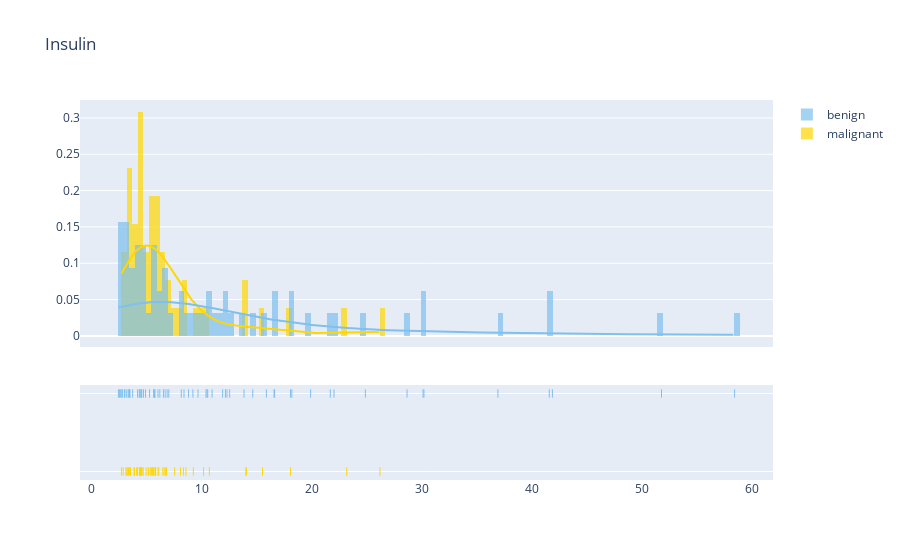
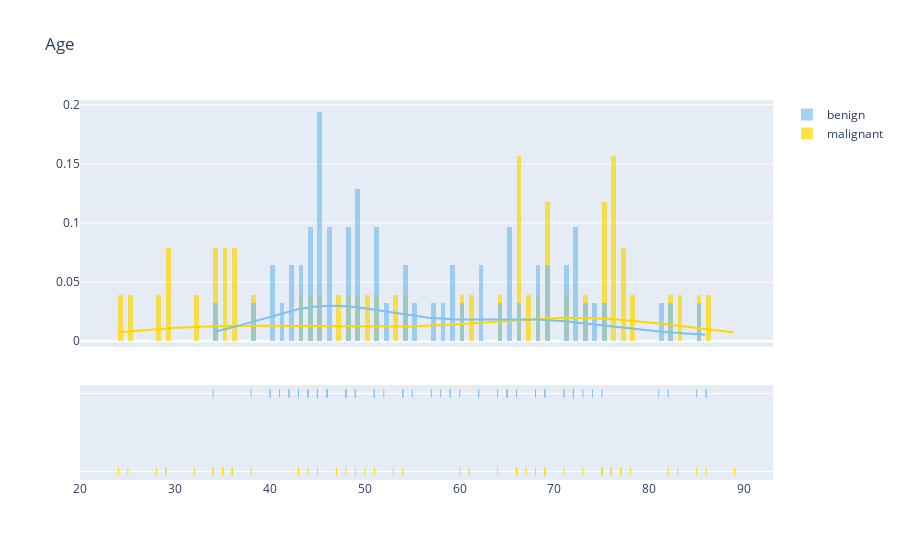
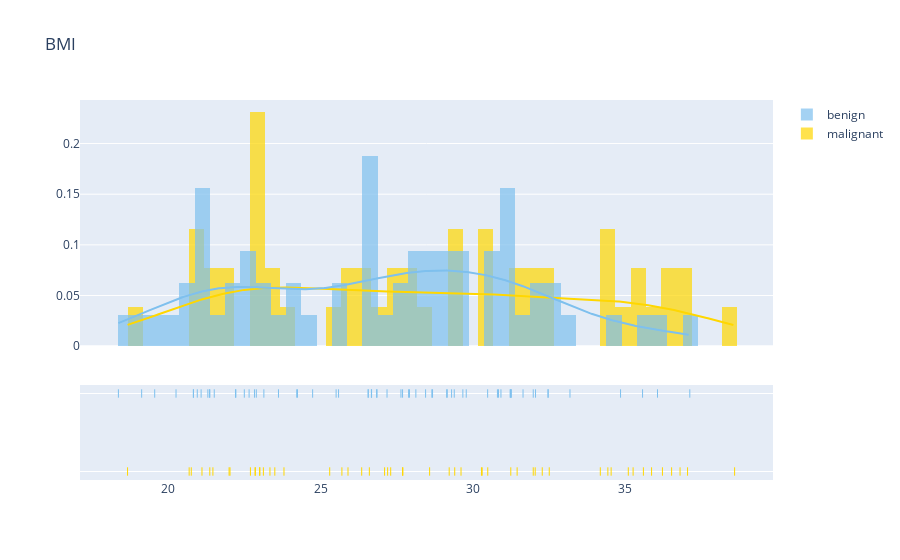
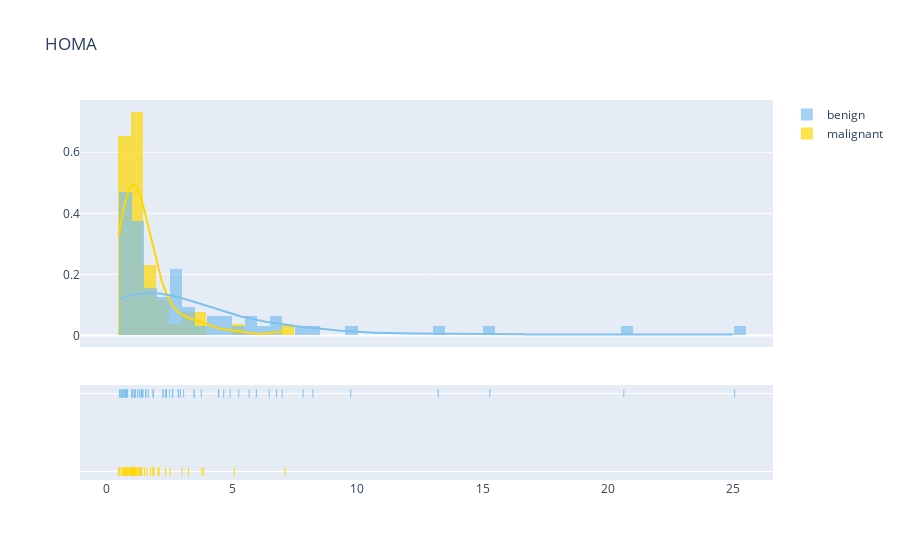

The cell these charts' notebook holds for them, in order:
### Code cell
plot_distribution('Insulin', .5)
plot_distribution('Age', .5)
plot_distribution('BMI', .5)
plot_distribution('HOMA', .5)
plot_distribution('Leptin', .5)
plot_distribution('Adiponectin', .5)
plot_distribution('Resistin', .5)
plot_distribution('MCP.1', .5)

### Figure 1 — Plotly figure (JSON) as saved in the notebook; plotly's stock layout.template omitted (floating-point values rounded to 4 significant figures; data arrays with more than 128 entries replaced by an {"elided": "..."} marker saying what was removed)
{"data": [{"autobinx": false, "histnorm": "probability density", "legendgroup": "malignant", "marker": {"color": "#FFD700"}, "name": "malignant", "opacity": 0.7, "type": "histogram", "x": [8.079, 4.952, 6.703, 4.376, 5.81, 3.115, 5.138, 4.58, 5.819, 3.226, 5.43, 4.427, 23.19, 4.462, 4.345, 26.21, 4.53, 4.69, 2.869, 6.107, 10.7, 3.855, 5.782, 6.76, 8.576, 5.197, 6.59, 8.34, 10.18, 4.498, 4.09, 14.07, 9.245, 15.53, 3.549, 3.508, 6.042, 5.663, 14.03, 6.817, 6.47, 3.35, 5.646, 5.376, 3.469, 3.881, 4.181, 18.08, 3.226, 7.553, 5.537, 2.707], "xaxis": "x", "xbins": {"end": 26.21, "size": 0.5, "start": 2.707}, "yaxis": "y"}, {"autobinx": false, "histnorm": "probability density", "legendgroup": "benign", "marker": {"color": "#7EC0EE"}, "name": "benign", "opacity": 0.7, "type": "histogram", "x": [12.3, 5.73, 16.64, 4.56, 30.13, 4.364, 13.85, 51.81, 3.42, 15.89, 4.328, 12.55, 2.64, 9.669, 3.33, 3.188, 11.91, 18.08, 2.432, 24.89, 4.902, 58.46, 7.01, 10.39, 4.713, 2.54, 28.68, 5.636, 3.73, 2.74, 10.55, 6.524, 3.44, 8.15, 5.7, 21.7, 6.862, 6.683, 9.208, 5.75, 41.89, 18.2, 6.2, 14.65, 12.16, 5.261, 8.808, 36.94, 3.012, 4.172, 16.58, 2.999, 10.95, 3.482, 30.21, 4.42, 41.61, 10.49, 8.396, 2.82, 19.91, 4.53, 6.03, 22.03], "xaxis": "x", "xbins": {"end": 58.46, "size": 0.5, "start": 2.432}, "yaxis": "y"}, {"legendgroup": "malignant", "marker": {"color": "#FFD700"}, "mode": "lines", "name": "malignant", "showlegend": false, "type": "scatter", "x": {"elided": "500 float values"}, "xaxis": "x", "y": {"elided": "500 float values"}, "yaxis": "y"}, {"legendgroup": "benign", "marker": {"color": "#7EC0EE"}, "mode": "lines", "name": "benign", "showlegend": false, "type": "scatter", "x": {"elided": "500 float values"}, "xaxis": "x", "y": {"elided": "500 float values"}, "yaxis": "y"}, {"legendgroup": "malignant", "marker": {"color": "#FFD700", "symbol": "line-ns-open"}, "mode": "markers", "name": "malignant", "showlegend": false, "type": "scatter", "x": [8.079, 4.952, 6.703, 4.376, 5.81, 3.115, 5.138, 4.58, 5.819, 3.226, 5.43, 4.427, 23.19, 4.462, 4.345, 26.21, 4.53, 4.69, 2.869, 6.107, 10.7, 3.855, 5.782, 6.76, 8.576, 5.197, 6.59, 8.34, 10.18, 4.498, 4.09, 14.07, 9.245, 15.53, 3.549, 3.508, 6.042, 5.663, 14.03, 6.817, 6.47, 3.35, 5.646, 5.376, 3.469, 3.881, 4.181, 18.08, 3.226, 7.553, 5.537, 2.707], "xaxis": "x", "y": ["malignant", "malignant", "malignant", "malignant", "malignant", "malignant", "malignant", "malignant", "malignant", "malignant", "malignant", "malignant", "malignant", "malignant", "malignant", "malignant", "malignant", "malignant", "malignant", "malignant", "malignant", "malignant", "malignant", "malignant", "malignant", "malignant", "malignant", "malignant", "malignant", "malignant", "malignant", "malignant", "malignant", "malignant", "malignant", "malignant", "malignant", "malignant", "malignant", "malignant", "malignant", "malignant", "malignant", "malignant", "malignant", "malignant", "malignant", "malignant", "malignant", "malignant", "malignant", "malignant"], "yaxis": "y2"}, {"legendgroup": "benign", "marker": {"color": "#7EC0EE", "symbol": "line-ns-open"}, "mode": "markers", "name": "benign", "showlegend": false, "type": "scatter", "x": [12.3, 5.73, 16.64, 4.56, 30.13, 4.364, 13.85, 51.81, 3.42, 15.89, 4.328, 12.55, 2.64, 9.669, 3.33, 3.188, 11.91, 18.08, 2.432, 24.89, 4.902, 58.46, 7.01, 10.39, 4.713, 2.54, 28.68, 5.636, 3.73, 2.74, 10.55, 6.524, 3.44, 8.15, 5.7, 21.7, 6.862, 6.683, 9.208, 5.75, 41.89, 18.2, 6.2, 14.65, 12.16, 5.261, 8.808, 36.94, 3.012, 4.172, 16.58, 2.999, 10.95, 3.482, 30.21, 4.42, 41.61, 10.49, 8.396, 2.82, 19.91, 4.53, 6.03, 22.03], "xaxis": "x", "y": ["benign", "benign", "benign", "benign", "benign", "benign", "benign", "benign", "benign", "benign", "benign", "benign", "benign", "benign", "benign", "benign", "benign", "benign", "benign", "benign", "benign", "benign", "benign", "benign", "benign", "benign", "benign", "benign", "benign", "benign", "benign", "benign", "benign", "benign", "benign", "benign", "benign", "benign", "benign", "benign", "benign", "benign", "benign", "benign", "benign", "benign", "benign", "benign", "benign", "benign", "benign", "benign", "benign", "benign", "benign", "benign", "benign", "benign", "benign", "benign", "benign", "benign", "benign", "benign"], "yaxis": "y2"}], "layout": {"barmode": "overlay", "hovermode": "closest", "legend": {"traceorder": "reversed"}, "title": {"text": "Insulin"}, "xaxis": {"anchor": "y2", "domain": [0.0, 1.0], "zeroline": false}, "yaxis": {"anchor": "free", "domain": [0.35, 1], "position": 0.0}, "yaxis2": {"anchor": "x", "domain": [0, 0.25], "dtick": 1, "showticklabels": false}}}

### Figure 2 — Plotly figure (JSON) as saved in the notebook; plotly's stock layout.template omitted (floating-point values rounded to 4 significant figures; data arrays with more than 128 entries replaced by an {"elided": "..."} marker saying what was removed)
{"data": [{"autobinx": false, "histnorm": "probability density", "legendgroup": "malignant", "marker": {"color": "#FFD700"}, "name": "malignant", "opacity": 0.7, "type": "histogram", "x": [75, 75, 50, 35, 29, 83, 60, 77, 67, 49, 69, 64, 43, 85, 36, 76, 34, 89, 47, 24, 69, 51, 38, 45, 28, 75, 36, 71, 53, 82, 25, 76, 66, 66, 86, 78, 66, 29, 32, 35, 76, 73, 69, 76, 34, 77, 66, 61, 68, 44, 54, 48], "xaxis": "x", "xbins": {"end": 89.0, "size": 0.5, "start": 24.0}, "yaxis": "y"}, {"autobinx": false, "histnorm": "probability density", "legendgroup": "benign", "marker": {"color": "#7EC0EE"}, "name": "benign", "opacity": 0.7, "type": "histogram", "x": [49, 65, 55, 45, 60, 51, 45, 85, 46, 44, 43, 57, 49, 81, 45, 59, 54, 82, 40, 49, 45, 44, 75, 71, 45, 48, 48, 73, 54, 51, 43, 66, 45, 68, 64, 34, 59, 69, 44, 46, 40, 71, 68, 65, 48, 38, 69, 46, 74, 42, 58, 42, 72, 62, 52, 72, 86, 65, 49, 72, 86, 62, 51, 41], "xaxis": "x", "xbins": {"end": 86.0, "size": 0.5, "start": 34.0}, "yaxis": "y"}, {"legendgroup": "malignant", "marker": {"color": "#FFD700"}, "mode": "lines", "name": "malignant", "showlegend": false, "type": "scatter", "x": {"elided": "500 float values"}, "xaxis": "x", "y": {"elided": "500 float values"}, "yaxis": "y"}, {"legendgroup": "benign", "marker": {"color": "#7EC0EE"}, "mode": "lines", "name": "benign", "showlegend": false, "type": "scatter", "x": {"elided": "500 float values"}, "xaxis": "x", "y": {"elided": "500 float values"}, "yaxis": "y"}, {"legendgroup": "malignant", "marker": {"color": "#FFD700", "symbol": "line-ns-open"}, "mode": "markers", "name": "malignant", "showlegend": false, "type": "scatter", "x": [75, 75, 50, 35, 29, 83, 60, 77, 67, 49, 69, 64, 43, 85, 36, 76, 34, 89, 47, 24, 69, 51, 38, 45, 28, 75, 36, 71, 53, 82, 25, 76, 66, 66, 86, 78, 66, 29, 32, 35, 76, 73, 69, 76, 34, 77, 66, 61, 68, 44, 54, 48], "xaxis": "x", "y": ["malignant", "malignant", "malignant", "malignant", "malignant", "malignant", "malignant", "malignant", "malignant", "malignant", "malignant", "malignant", "malignant", "malignant", "malignant", "malignant", "malignant", "malignant", "malignant", "malignant", "malignant", "malignant", "malignant", "malignant", "malignant", "malignant", "malignant", "malignant", "malignant", "malignant", "malignant", "malignant", "malignant", "malignant", "malignant", "malignant", "malignant", "malignant", "malignant", "malignant", "malignant", "malignant", "malignant", "malignant", "malignant", "malignant", "malignant", "malignant", "malignant", "malignant", "malignant", "malignant"], "yaxis": "y2"}, {"legendgroup": "benign", "marker": {"color": "#7EC0EE", "symbol": "line-ns-open"}, "mode": "markers", "name": "benign", "showlegend": false, "type": "scatter", "x": [49, 65, 55, 45, 60, 51, 45, 85, 46, 44, 43, 57, 49, 81, 45, 59, 54, 82, 40, 49, 45, 44, 75, 71, 45, 48, 48, 73, 54, 51, 43, 66, 45, 68, 64, 34, 59, 69, 44, 46, 40, 71, 68, 65, 48, 38, 69, 46, 74, 42, 58, 42, 72, 62, 52, 72, 86, 65, 49, 72, 86, 62, 51, 41], "xaxis": "x", "y": ["benign", "benign", "benign", "benign", "benign", "benign", "benign", "benign", "benign", "benign", "benign", "benign", "benign", "benign", "benign", "benign", "benign", "benign", "benign", "benign", "benign", "benign", "benign", "benign", "benign", "benign", "benign", "benign", "benign", "benign", "benign", "benign", "benign", "benign", "benign", "benign", "benign", "benign", "benign", "benign", "benign", "benign", "benign", "benign", "benign", "benign", "benign", "benign", "benign", "benign", "benign", "benign", "benign", "benign", "benign", "benign", "benign", "benign", "benign", "benign", "benign", "benign", "benign", "benign"], "yaxis": "y2"}], "layout": {"barmode": "overlay", "hovermode": "closest", "legend": {"traceorder": "reversed"}, "title": {"text": "Age"}, "xaxis": {"anchor": "y2", "domain": [0.0, 1.0], "zeroline": false}, "yaxis": {"anchor": "free", "domain": [0.35, 1], "position": 0.0}, "yaxis2": {"anchor": "x", "domain": [0, 0.25], "dtick": 1, "showticklabels": false}}}

### Figure 3 — Plotly figure (JSON) as saved in the notebook; plotly's stock layout.template omitted (floating-point values rounded to 4 significant figures; data arrays with more than 128 entries replaced by an {"elided": "..."} marker saying what was removed)
{"data": [{"autobinx": false, "histnorm": "probability density", "legendgroup": "malignant", "marker": {"color": "#FFD700"}, "name": "malignant", "opacity": 0.7, "type": "histogram", "x": [25.7, 23.0, 38.58, 30.28, 32.27, 20.69, 26.35, 25.9, 29.61, 22.85, 32.5, 34.53, 34.42, 26.6, 28.58, 27.1, 31.98, 22.7, 22.03, 18.67, 29.4, 27.69, 23.34, 37.04, 35.86, 27.3, 34.17, 30.3, 36.79, 23.12, 22.86, 27.2, 31.45, 36.21, 21.11, 25.3, 27.7, 23.01, 36.51, 35.25, 23.8, 22.0, 35.09, 29.22, 21.47, 35.59, 31.24, 32.04, 21.37, 20.76, 30.48, 23.5], "xaxis": "x", "xbins": {"end": 38.58, "size": 0.5, "start": 18.67}, "yaxis": "y"}, {"autobinx": false, "histnorm": "probability density", "legendgroup": "benign", "marker": {"color": "#7EC0EE"}, "name": "benign", "opacity": 0.7, "type": "histogram", "x": [20.96, 32.05, 31.98, 20.83, 31.23, 19.13, 21.3, 27.69, 20.83, 19.56, 31.25, 34.84, 21.37, 31.64, 26.85, 28.67, 36.05, 31.22, 27.64, 32.46, 23.14, 24.74, 30.48, 25.51, 29.38, 28.12, 32.46, 37.11, 24.22, 22.89, 26.56, 26.56, 20.26, 35.56, 22.22, 24.24, 22.83, 21.51, 27.89, 33.18, 30.84, 27.92, 21.08, 29.67, 31.25, 22.5, 28.44, 22.21, 28.65, 29.3, 29.15, 21.36, 29.14, 22.66, 30.8, 23.62, 26.67, 30.92, 29.78, 25.59, 27.18, 26.84, 18.37, 26.67], "xaxis": "x", "xbins": {"end": 37.11, "size": 0.5, "start": 18.37}, "yaxis": "y"}, {"legendgroup": "malignant", "marker": {"color": "#FFD700"}, "mode": "lines", "name": "malignant", "showlegend": false, "type": "scatter", "x": {"elided": "500 float values"}, "xaxis": "x", "y": {"elided": "500 float values"}, "yaxis": "y"}, {"legendgroup": "benign", "marker": {"color": "#7EC0EE"}, "mode": "lines", "name": "benign", "showlegend": false, "type": "scatter", "x": {"elided": "500 float values"}, "xaxis": "x", "y": {"elided": "500 float values"}, "yaxis": "y"}, {"legendgroup": "malignant", "marker": {"color": "#FFD700", "symbol": "line-ns-open"}, "mode": "markers", "name": "malignant", "showlegend": false, "type": "scatter", "x": [25.7, 23.0, 38.58, 30.28, 32.27, 20.69, 26.35, 25.9, 29.61, 22.85, 32.5, 34.53, 34.42, 26.6, 28.58, 27.1, 31.98, 22.7, 22.03, 18.67, 29.4, 27.69, 23.34, 37.04, 35.86, 27.3, 34.17, 30.3, 36.79, 23.12, 22.86, 27.2, 31.45, 36.21, 21.11, 25.3, 27.7, 23.01, 36.51, 35.25, 23.8, 22.0, 35.09, 29.22, 21.47, 35.59, 31.24, 32.04, 21.37, 20.76, 30.48, 23.5], "xaxis": "x", "y": ["malignant", "malignant", "malignant", "malignant", "malignant", "malignant", "malignant", "malignant", "malignant", "malignant", "malignant", "malignant", "malignant", "malignant", "malignant", "malignant", "malignant", "malignant", "malignant", "malignant", "malignant", "malignant", "malignant", "malignant", "malignant", "malignant", "malignant", "malignant", "malignant", "malignant", "malignant", "malignant", "malignant", "malignant", "malignant", "malignant", "malignant", "malignant", "malignant", "malignant", "malignant", "malignant", "malignant", "malignant", "malignant", "malignant", "malignant", "malignant", "malignant", "malignant", "malignant", "malignant"], "yaxis": "y2"}, {"legendgroup": "benign", "marker": {"color": "#7EC0EE", "symbol": "line-ns-open"}, "mode": "markers", "name": "benign", "showlegend": false, "type": "scatter", "x": [20.96, 32.05, 31.98, 20.83, 31.23, 19.13, 21.3, 27.69, 20.83, 19.56, 31.25, 34.84, 21.37, 31.64, 26.85, 28.67, 36.05, 31.22, 27.64, 32.46, 23.14, 24.74, 30.48, 25.51, 29.38, 28.12, 32.46, 37.11, 24.22, 22.89, 26.56, 26.56, 20.26, 35.56, 22.22, 24.24, 22.83, 21.51, 27.89, 33.18, 30.84, 27.92, 21.08, 29.67, 31.25, 22.5, 28.44, 22.21, 28.65, 29.3, 29.15, 21.36, 29.14, 22.66, 30.8, 23.62, 26.67, 30.92, 29.78, 25.59, 27.18, 26.84, 18.37, 26.67], "xaxis": "x", "y": ["benign", "benign", "benign", "benign", "benign", "benign", "benign", "benign", "benign", "benign", "benign", "benign", "benign", "benign", "benign", "benign", "benign", "benign", "benign", "benign", "benign", "benign", "benign", "benign", "benign", "benign", "benign", "benign", "benign", "benign", "benign", "benign", "benign", "benign", "benign", "benign", "benign", "benign", "benign", "benign", "benign", "benign", "benign", "benign", "benign", "benign", "benign", "benign", "benign", "benign", "benign", "benign", "benign", "benign", "benign", "benign", "benign", "benign", "benign", "benign", "benign", "benign", "benign", "benign"], "yaxis": "y2"}], "layout": {"barmode": "overlay", "hovermode": "closest", "legend": {"traceorder": "reversed"}, "title": {"text": "BMI"}, "xaxis": {"anchor": "y2", "domain": [0.0, 1.0], "zeroline": false}, "yaxis": {"anchor": "free", "domain": [0.35, 1], "position": 0.0}, "yaxis2": {"anchor": "x", "domain": [0, 0.25], "dtick": 1, "showticklabels": false}}}

### Figure 4 — Plotly figure (JSON) as saved in the notebook; plotly's stock layout.template omitted (floating-point values rounded to 4 significant figures; data arrays with more than 128 entries replaced by an {"elided": "..."} marker saying what was removed)
{"data": [{"autobinx": false, "histnorm": "probability density", "legendgroup": "malignant", "marker": {"color": "#FFD700"}, "name": "malignant", "opacity": 0.7, "type": "histogram", "x": [1.873, 1.014, 1.753, 0.9067, 1.204, 0.7069, 1.305, 0.9603, 1.134, 0.7321, 1.246, 1.037, 5.092, 1.057, 0.9217, 7.112, 0.9721, 0.8908, 0.59, 1.33, 2.35, 0.7322, 1.07, 1.384, 1.84, 1.09, 1.3, 2.098, 2.535, 1.01, 0.8273, 3.262, 2.052, 3.87, 0.8054, 0.5192, 1.341, 1.145, 3.01, 1.513, 1.883, 0.8015, 1.407, 1.101, 0.6674, 0.7276, 0.8457, 3.79, 0.6127, 1.6, 1.229, 0.4674], "xaxis": "x", "xbins": {"end": 7.112, "size": 0.5, "start": 0.4674}, "yaxis": "y"}, {"autobinx": false, "histnorm": "probability density", "legendgroup": "benign", "marker": {"color": "#7EC0EE"}, "name": "benign", "opacity": 0.7, "type": "histogram", "x": [2.853, 1.371, 3.775, 0.8324, 9.736, 1.001, 3.485, 25.05, 0.7424, 4.468, 1.1, 2.94, 0.5079, 2.385, 0.7557, 0.6055, 3.496, 4.459, 0.6179, 8.226, 1.403, 15.29, 2.628, 2.872, 1.046, 0.5639, 7.003, 1.863, 0.7913, 0.6961, 2.63, 1.432, 0.7807, 2.634, 1.378, 4.924, 1.659, 1.846, 2.249, 1.305, 13.23, 4.669, 1.56, 3.071, 5.97, 1.233, 2.346, 7.836, 0.6538, 1.009, 5.685, 0.688, 2.242, 0.7902, 6.483, 1.145, 20.63, 2.51, 1.45, 0.5704, 6.777, 1.117, 1.562, 5.272], "xaxis": "x", "xbins": {"end": 25.05, "size": 0.5, "start": 0.5079}, "yaxis": "y"}, {"legendgroup": "malignant", "marker": {"color": "#FFD700"}, "mode": "lines", "name": "malignant", "showlegend": false, "type": "scatter", "x": {"elided": "500 float values"}, "xaxis": "x", "y": {"elided": "500 float values"}, "yaxis": "y"}, {"legendgroup": "benign", "marker": {"color": "#7EC0EE"}, "mode": "lines", "name": "benign", "showlegend": false, "type": "scatter", "x": {"elided": "500 float values"}, "xaxis": "x", "y": {"elided": "500 float values"}, "yaxis": "y"}, {"legendgroup": "malignant", "marker": {"color": "#FFD700", "symbol": "line-ns-open"}, "mode": "markers", "name": "malignant", "showlegend": false, "type": "scatter", "x": [1.873, 1.014, 1.753, 0.9067, 1.204, 0.7069, 1.305, 0.9603, 1.134, 0.7321, 1.246, 1.037, 5.092, 1.057, 0.9217, 7.112, 0.9721, 0.8908, 0.59, 1.33, 2.35, 0.7322, 1.07, 1.384, 1.84, 1.09, 1.3, 2.098, 2.535, 1.01, 0.8273, 3.262, 2.052, 3.87, 0.8054, 0.5192, 1.341, 1.145, 3.01, 1.513, 1.883, 0.8015, 1.407, 1.101, 0.6674, 0.7276, 0.8457, 3.79, 0.6127, 1.6, 1.229, 0.4674], "xaxis": "x", "y": ["malignant", "malignant", "malignant", "malignant", "malignant", "malignant", "malignant", "malignant", "malignant", "malignant", "malignant", "malignant", "malignant", "malignant", "malignant", "malignant", "malignant", "malignant", "malignant", "malignant", "malignant", "malignant", "malignant", "malignant", "malignant", "malignant", "malignant", "malignant", "malignant", "malignant", "malignant", "malignant", "malignant", "malignant", "malignant", "malignant", "malignant", "malignant", "malignant", "malignant", "malignant", "malignant", "malignant", "malignant", "malignant", "malignant", "malignant", "malignant", "malignant", "malignant", "malignant", "malignant"], "yaxis": "y2"}, {"legendgroup": "benign", "marker": {"color": "#7EC0EE", "symbol": "line-ns-open"}, "mode": "markers", "name": "benign", "showlegend": false, "type": "scatter", "x": [2.853, 1.371, 3.775, 0.8324, 9.736, 1.001, 3.485, 25.05, 0.7424, 4.468, 1.1, 2.94, 0.5079, 2.385, 0.7557, 0.6055, 3.496, 4.459, 0.6179, 8.226, 1.403, 15.29, 2.628, 2.872, 1.046, 0.5639, 7.003, 1.863, 0.7913, 0.6961, 2.63, 1.432, 0.7807, 2.634, 1.378, 4.924, 1.659, 1.846, 2.249, 1.305, 13.23, 4.669, 1.56, 3.071, 5.97, 1.233, 2.346, 7.836, 0.6538, 1.009, 5.685, 0.688, 2.242, 0.7902, 6.483, 1.145, 20.63, 2.51, 1.45, 0.5704, 6.777, 1.117, 1.562, 5.272], "xaxis": "x", "y": ["benign", "benign", "benign", "benign", "benign", "benign", "benign", "benign", "benign", "benign", "benign", "benign", "benign", "benign", "benign", "benign", "benign", "benign", "benign", "benign", "benign", "benign", "benign", "benign", "benign", "benign", "benign", "benign", "benign", "benign", "benign", "benign", "benign", "benign", "benign", "benign", "benign", "benign", "benign", "benign", "benign", "benign", "benign", "benign", "benign", "benign", "benign", "benign", "benign", "benign", "benign", "benign", "benign", "benign", "benign", "benign", "benign", "benign", "benign", "benign", "benign", "benign", "benign", "benign"], "yaxis": "y2"}], "layout": {"barmode": "overlay", "hovermode": "closest", "legend": {"traceorder": "reversed"}, "title": {"text": "HOMA"}, "xaxis": {"anchor": "y2", "domain": [0.0, 1.0], "zeroline": false}, "yaxis": {"anchor": "free", "domain": [0.35, 1], "position": 0.0}, "yaxis2": {"anchor": "x", "domain": [0, 0.25], "dtick": 1, "showticklabels": false}}}
